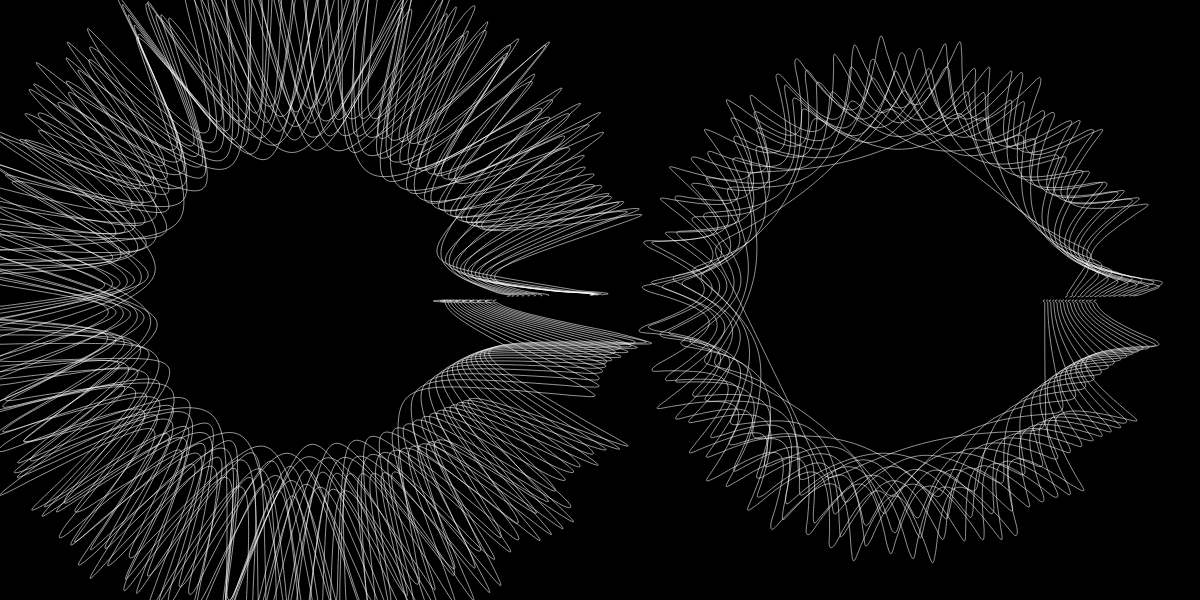
Frame 1 (no input)
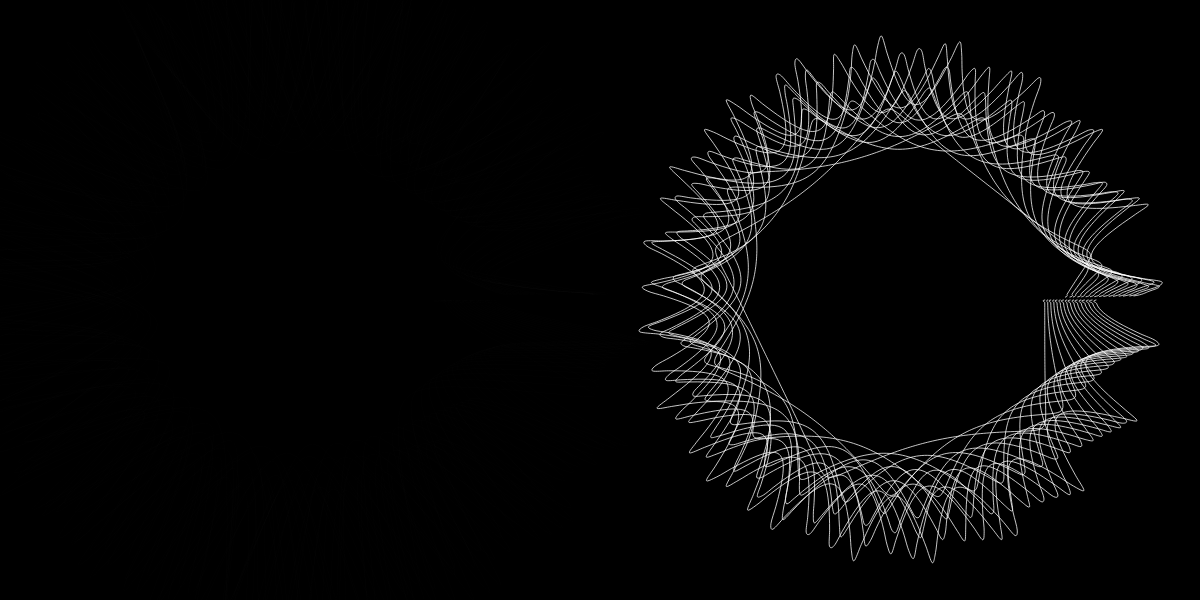
Frame 60 (no input)
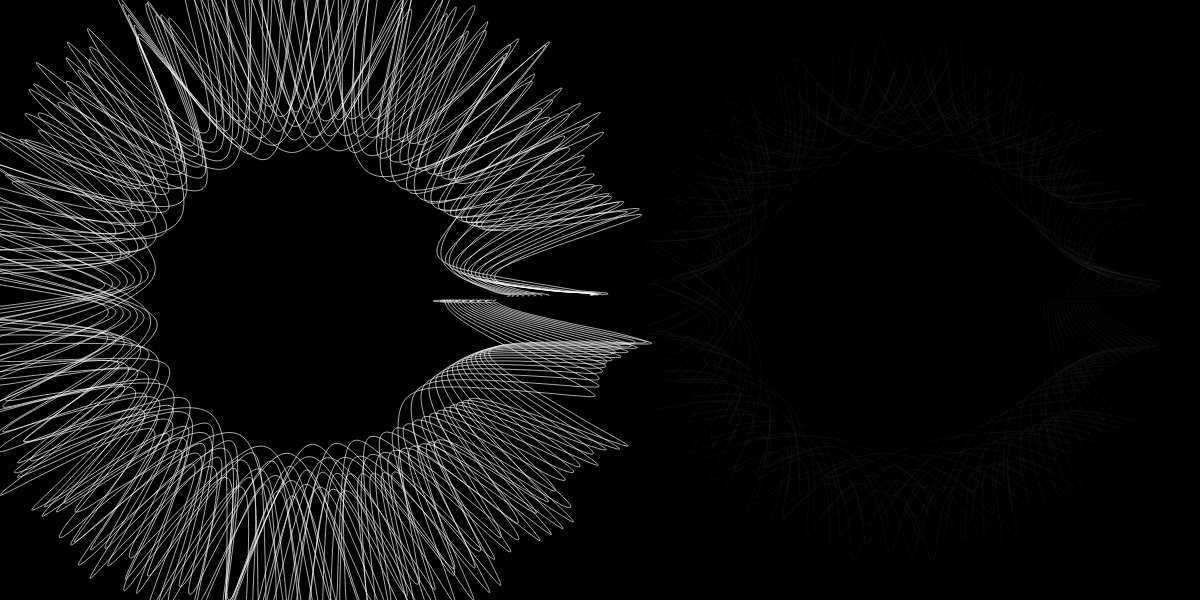
Frame 120 (the mouse pressed at the canvas centre since frame 60)

The p5.js sketch that drew these frames (run headless with seeded random() and noise() and a simulated clock; from frame 60 on, the mouse is pressed at the canvas centre):

// p5.js sketch
// ── sketch.js
var scaler = 200;


var c0,c1;


function setup() {
  createCanvas(1200, 600);
  noFill();
  stroke(255, 128);
  c0 = new Creature(width / 4, height / 2);
  c1 = new Creature(width / 4*3, height / 2);

}

function draw() {
  background(0);
  c0.detect();
  c0.display();
  c1.detect();
  c1.display();

}

function Creature(x, y) {
  this.x = x;
  this.y = y;
  this.n = random(1,10);
  this.n1 = random(1,100);
  this.n2 = random(1,100);
  this.n3 = random(1,100);
  this.hr=random(0.1,0.2);
  this.sw=1;

  this.display = function() {
    stroke(255,127+127*sin(frameCount*this.hr));
    strokeWeight(this.sw);
    drawShape(this.x, this.y,this.n,this.n1,this.n2,this.n3);
  }
  this.detect=function(){
    if(dist(mouseX,mouseY,this.x,this.y)<scaler){
     this.sw=5; 
    }else{
      this.sw=1;
    }
  }
}

function drawShape(x, y,n,n1,n2,n3) {
  push();
  translate(x, y);
  var newscaler = scaler;
  for (var s = 16; s > 0; s--) {
    beginShape();
    var nn = n + s;
    var nn1 = n1 + s;
    var nn2 = n2 + s;
    var nn3 = n3 + s;
    newscaler = newscaler * 0.98;
    var sscaler = newscaler;

    var points = superformula(nn, nn1, nn2, nn3);
    curveVertex(points[points.length - 1].x * sscaler, points[points.length - 1].y * sscaler);
    for (var i = 0; i < points.length; i++) {
      curveVertex(points[i].x * sscaler, points[i].y * sscaler);
    }
    curveVertex(points[0].x * sscaler, points[0].y * sscaler);
    endShape();
  }
  pop();
}

function superformula(n, n1, n2, n3) {
  var numPoints = 360;
  var phi = TWO_PI / numPoints;
  var points = [] // create an array
  for (var i = 0; i < numPoints; i++) {
    points[i] = superformulaPoint(n, n1, n2, n3, phi * i);
  }
  return points;
}

function superformulaPoint(n, n1, n2, n3, phi) {
  var r;
  var t1, t2;
  var a = 1,
    b = 1;
  var x = 0;
  var y = 0;

  t1 = cos(n * phi / 4) / a;
  t1 = abs(t1);
  t1 = pow(t1, n2);

  t2 = sin(n * phi / 4) / b;
  t2 = abs(t2);
  t2 = pow(t2, n3);

  r = pow(t1 + t2, 1 / n1);
  if (abs(r) == 0) {
    x = 0;
    y = 0;
  } else {
    r = 1 / r;
    x = r * cos(phi);
    y = r * sin(phi);
  }
  return new p5.Vector(x, y);

}
